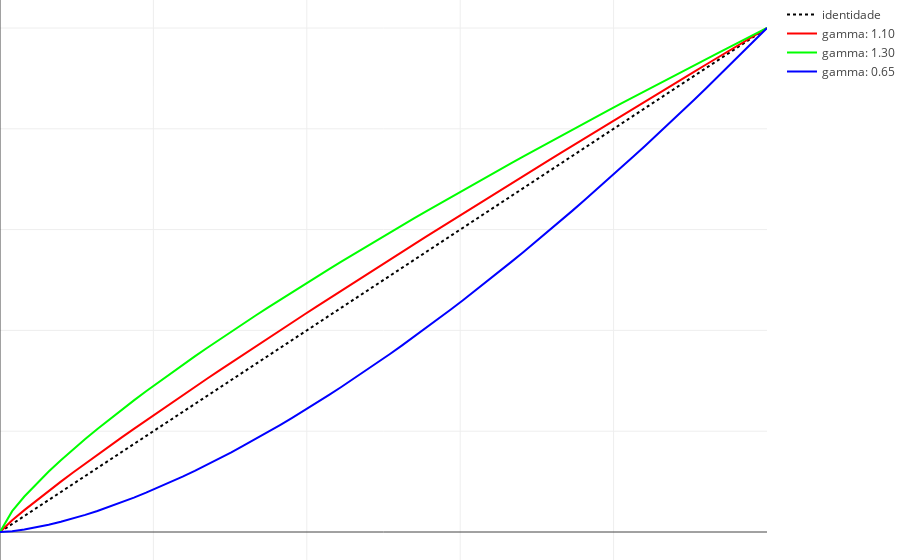

The notebook cell saved with this chart:
### Markdown cell above
## 2. Gamma
---
Operador de *gamma*, definido por:
$$
\large g(u)=u^{\frac{1}{\gamma}}
$$
sendo,
- $\gamma$ = Coeficiente da operação.

### Code cell
%%time
N = 64
### Índices
i = [i for i in range(N)]
indice = ['índice {0}'.format(a) for a in i]
### Tabela de valores por eixo
u = np.array(i)/(N - 1)
gammaR = 1.10
Rs = u**(1/gammaR)
gammaG = 1.30
Gs = u**(1/gammaG)
gammaB = 0.65
Bs = u**(1/gammaB)
### Visualização
iden = Scatter(x = u,
               y = u,
               name = 'identidade',
               line = {'dash': 'dot'},
               hovertext = indice,
               marker = {'symbol': 'none',
                         'size': 6,
                         'color': 'rgb(0, 0, 0)'})
verm = Scatter(x = u,
               y = Rs,
               name = 'gamma: {0:.2f}'.format(gammaR),
               line = {'dash': 'line'},
               hovertext = indice,
               marker = {'symbol': 'none',
                         'size': 6,
                         'color': 'rgb(255, 0, 0)'})
verd = Scatter(x = u,
               y = Gs,
               name = 'gamma: {0:.2f}'.format(gammaG),
               line = {'dash': 'line'},
               hovertext = indice,
               marker = {'symbol': 'none',
                         'size': 6,
                         'color': 'rgb(0, 255, 0)'})
azul = Scatter(x = u,
               y = Bs,
               name = 'gamma: {0:.2f}'.format(gammaB),
               line = {'dash': 'line'},
               hovertext = indice,
               marker = {'symbol': 'none',
                         'size': 6,
                         'color': 'rgb(0, 0, 255)'})
gammaOP = [iden, verm, verd, azul]
layout = Layout(margin = {'l': 0, 'r': 0, 'b': 0, 't':0}, showlegend = True)
fig = Figure(data = gammaOP, layout = layout)
iplot(fig, filename = 'LUT1D_scoGAMMA', show_link = False)

### Figure 1 — Plotly figure (JSON) as saved in the notebook; plotly's stock layout.template omitted (floating-point values rounded to 4 significant figures)
{"data": [{"hovertext": ["índice 0", "índice 1", "índice 2", "índice 3", "índice 4", "índice 5", "índice 6", "índice 7", "índice 8", "índice 9", "índice 10", "índice 11", "índice 12", "índice 13", "índice 14", "índice 15", "índice 16", "índice 17", "índice 18", "índice 19", "índice 20", "índice 21", "índice 22", "índice 23", "índice 24", "índice 25", "índice 26", "índice 27", "índice 28", "índice 29", "índice 30", "índice 31", "índice 32", "índice 33", "índice 34", "índice 35", "índice 36", "índice 37", "índice 38", "índice 39", "índice 40", "índice 41", "índice 42", "índice 43", "índice 44", "índice 45", "índice 46", "índice 47", "índice 48", "índice 49", "índice 50", "índice 51", "índice 52", "índice 53", "índice 54", "índice 55", "índice 56", "índice 57", "índice 58", "índice 59", "índice 60", "índice 61", "índice 62", "índice 63"], "line": {"dash": "dot"}, "marker": {"color": "rgb(0, 0, 0)", "size": 6, "symbol": "none"}, "name": "identidade", "type": "scatter", "x": [0, 0.01587, 0.03175, 0.04762, 0.06349, 0.07937, 0.09524, 0.1111, 0.127, 0.1429, 0.1587, 0.1746, 0.1905, 0.2063, 0.2222, 0.2381, 0.254, 0.2698, 0.2857, 0.3016, 0.3175, 0.3333, 0.3492, 0.3651, 0.381, 0.3968, 0.4127, 0.4286, 0.4444, 0.4603, 0.4762, 0.4921, 0.5079, 0.5238, 0.5397, 0.5556, 0.5714, 0.5873, 0.6032, 0.619, 0.6349, 0.6508, 0.6667, 0.6825, 0.6984, 0.7143, 0.7302, 0.746, 0.7619, 0.7778, 0.7937, 0.8095, 0.8254, 0.8413, 0.8571, 0.873, 0.8889, 0.9048, 0.9206, 0.9365, 0.9524, 0.9683, 0.9841, 1], "y": [0, 0.01587, 0.03175, 0.04762, 0.06349, 0.07937, 0.09524, 0.1111, 0.127, 0.1429, 0.1587, 0.1746, 0.1905, 0.2063, 0.2222, 0.2381, 0.254, 0.2698, 0.2857, 0.3016, 0.3175, 0.3333, 0.3492, 0.3651, 0.381, 0.3968, 0.4127, 0.4286, 0.4444, 0.4603, 0.4762, 0.4921, 0.5079, 0.5238, 0.5397, 0.5556, 0.5714, 0.5873, 0.6032, 0.619, 0.6349, 0.6508, 0.6667, 0.6825, 0.6984, 0.7143, 0.7302, 0.746, 0.7619, 0.7778, 0.7937, 0.8095, 0.8254, 0.8413, 0.8571, 0.873, 0.8889, 0.9048, 0.9206, 0.9365, 0.9524, 0.9683, 0.9841, 1]}, {"hovertext": ["índice 0", "índice 1", "índice 2", "índice 3", "índice 4", "índice 5", "índice 6", "índice 7", "índice 8", "índice 9", "índice 10", "índice 11", "índice 12", "índice 13", "índice 14", "índice 15", "índice 16", "índice 17", "índice 18", "índice 19", "índice 20", "índice 21", "índice 22", "índice 23", "índice 24", "índice 25", "índice 26", "índice 27", "índice 28", "índice 29", "índice 30", "índice 31", "índice 32", "índice 33", "índice 34", "índice 35", "índice 36", "índice 37", "índice 38", "índice 39", "índice 40", "índice 41", "índice 42", "índice 43", "índice 44", "índice 45", "índice 46", "índice 47", "índice 48", "índice 49", "índice 50", "índice 51", "índice 52", "índice 53", "índice 54", "índice 55", "índice 56", "índice 57", "índice 58", "índice 59", "índice 60", "índice 61", "índice 62", "índice 63"], "line": {"dash": "line"}, "marker": {"color": "rgb(255, 0, 0)", "size": 6, "symbol": "none"}, "name": "gamma: 1.10", "type": "scatter", "x": [0, 0.01587, 0.03175, 0.04762, 0.06349, 0.07937, 0.09524, 0.1111, 0.127, 0.1429, 0.1587, 0.1746, 0.1905, 0.2063, 0.2222, 0.2381, 0.254, 0.2698, 0.2857, 0.3016, 0.3175, 0.3333, 0.3492, 0.3651, 0.381, 0.3968, 0.4127, 0.4286, 0.4444, 0.4603, 0.4762, 0.4921, 0.5079, 0.5238, 0.5397, 0.5556, 0.5714, 0.5873, 0.6032, 0.619, 0.6349, 0.6508, 0.6667, 0.6825, 0.6984, 0.7143, 0.7302, 0.746, 0.7619, 0.7778, 0.7937, 0.8095, 0.8254, 0.8413, 0.8571, 0.873, 0.8889, 0.9048, 0.9206, 0.9365, 0.9524, 0.9683, 0.9841, 1], "y": [0, 0.02313, 0.04344, 0.0628, 0.08158, 0.09992, 0.1179, 0.1357, 0.1532, 0.1705, 0.1876, 0.2046, 0.2215, 0.2382, 0.2548, 0.2713, 0.2877, 0.304, 0.3202, 0.3363, 0.3524, 0.3683, 0.3843, 0.4001, 0.4159, 0.4316, 0.4473, 0.4629, 0.4784, 0.494, 0.5094, 0.5248, 0.5402, 0.5555, 0.5708, 0.586, 0.6013, 0.6164, 0.6315, 0.6466, 0.6617, 0.6767, 0.6917, 0.7067, 0.7216, 0.7365, 0.7513, 0.7662, 0.781, 0.7958, 0.8105, 0.8252, 0.8399, 0.8546, 0.8692, 0.8839, 0.8985, 0.913, 0.9276, 0.9421, 0.9566, 0.9711, 0.9856, 1]}, {"hovertext": ["índice 0", "índice 1", "índice 2", "índice 3", "índice 4", "índice 5", "índice 6", "índice 7", "índice 8", "índice 9", "índice 10", "índice 11", "índice 12", "índice 13", "índice 14", "índice 15", "índice 16", "índice 17", "índice 18", "índice 19", "índice 20", "índice 21", "índice 22", "índice 23", "índice 24", "índice 25", "índice 26", "índice 27", "índice 28", "índice 29", "índice 30", "índice 31", "índice 32", "índice 33", "índice 34", "índice 35", "índice 36", "índice 37", "índice 38", "índice 39", "índice 40", "índice 41", "índice 42", "índice 43", "índice 44", "índice 45", "índice 46", "índice 47", "índice 48", "índice 49", "índice 50", "índice 51", "índice 52", "índice 53", "índice 54", "índice 55", "índice 56", "índice 57", "índice 58", "índice 59", "índice 60", "índice 61", "índice 62", "índice 63"], "line": {"dash": "line"}, "marker": {"color": "rgb(0, 255, 0)", "size": 6, "symbol": "none"}, "name": "gamma: 1.30", "type": "scatter", "x": [0, 0.01587, 0.03175, 0.04762, 0.06349, 0.07937, 0.09524, 0.1111, 0.127, 0.1429, 0.1587, 0.1746, 0.1905, 0.2063, 0.2222, 0.2381, 0.254, 0.2698, 0.2857, 0.3016, 0.3175, 0.3333, 0.3492, 0.3651, 0.381, 0.3968, 0.4127, 0.4286, 0.4444, 0.4603, 0.4762, 0.4921, 0.5079, 0.5238, 0.5397, 0.5556, 0.5714, 0.5873, 0.6032, 0.619, 0.6349, 0.6508, 0.6667, 0.6825, 0.6984, 0.7143, 0.7302, 0.746, 0.7619, 0.7778, 0.7937, 0.8095, 0.8254, 0.8413, 0.8571, 0.873, 0.8889, 0.9048, 0.9206, 0.9365, 0.9524, 0.9683, 0.9841, 1], "y": [0, 0.04129, 0.07038, 0.09614, 0.12, 0.1424, 0.1639, 0.1845, 0.2044, 0.2238, 0.2427, 0.2612, 0.2793, 0.297, 0.3144, 0.3316, 0.3484, 0.3651, 0.3815, 0.3977, 0.4137, 0.4295, 0.4452, 0.4607, 0.476, 0.4912, 0.5062, 0.5211, 0.5359, 0.5506, 0.5651, 0.5796, 0.5939, 0.6081, 0.6222, 0.6363, 0.6502, 0.6641, 0.6778, 0.6915, 0.7051, 0.7186, 0.7321, 0.7454, 0.7587, 0.772, 0.7851, 0.7982, 0.8112, 0.8242, 0.8371, 0.85, 0.8628, 0.8755, 0.8882, 0.9008, 0.9134, 0.9259, 0.9384, 0.9508, 0.9632, 0.9755, 0.9878, 1]}, {"hovertext": ["índice 0", "índice 1", "índice 2", "índice 3", "índice 4", "índice 5", "índice 6", "índice 7", "índice 8", "índice 9", "índice 10", "índice 11", "índice 12", "índice 13", "índice 14", "índice 15", "índice 16", "índice 17", "índice 18", "índice 19", "índice 20", "índice 21", "índice 22", "índice 23", "índice 24", "índice 25", "índice 26", "índice 27", "índice 28", "índice 29", "índice 30", "índice 31", "índice 32", "índice 33", "índice 34", "índice 35", "índice 36", "índice 37", "índice 38", "índice 39", "índice 40", "índice 41", "índice 42", "índice 43", "índice 44", "índice 45", "índice 46", "índice 47", "índice 48", "índice 49", "índice 50", "índice 51", "índice 52", "índice 53", "índice 54", "índice 55", "índice 56", "índice 57", "índice 58", "índice 59", "índice 60", "índice 61", "índice 62", "índice 63"], "line": {"dash": "line"}, "marker": {"color": "rgb(0, 0, 255)", "size": 6, "symbol": "none"}, "name": "gamma: 0.65", "type": "scatter", "x": [0, 0.01587, 0.03175, 0.04762, 0.06349, 0.07937, 0.09524, 0.1111, 0.127, 0.1429, 0.1587, 0.1746, 0.1905, 0.2063, 0.2222, 0.2381, 0.254, 0.2698, 0.2857, 0.3016, 0.3175, 0.3333, 0.3492, 0.3651, 0.381, 0.3968, 0.4127, 0.4286, 0.4444, 0.4603, 0.4762, 0.4921, 0.5079, 0.5238, 0.5397, 0.5556, 0.5714, 0.5873, 0.6032, 0.619, 0.6349, 0.6508, 0.6667, 0.6825, 0.6984, 0.7143, 0.7302, 0.746, 0.7619, 0.7778, 0.7937, 0.8095, 0.8254, 0.8413, 0.8571, 0.873, 0.8889, 0.9048, 0.9206, 0.9365, 0.9524, 0.9683, 0.9841, 1], "y": [0, 0.001705, 0.004953, 0.009243, 0.01439, 0.02028, 0.02685, 0.03404, 0.0418, 0.0501, 0.05892, 0.06822, 0.07799, 0.08822, 0.09887, 0.1099, 0.1214, 0.1333, 0.1455, 0.1582, 0.1711, 0.1845, 0.1982, 0.2122, 0.2266, 0.2412, 0.2563, 0.2716, 0.2872, 0.3031, 0.3194, 0.3359, 0.3527, 0.3698, 0.3872, 0.4048, 0.4228, 0.441, 0.4594, 0.4782, 0.4972, 0.5164, 0.5359, 0.5557, 0.5757, 0.5959, 0.6164, 0.6372, 0.6581, 0.6793, 0.7008, 0.7225, 0.7444, 0.7665, 0.7889, 0.8115, 0.8343, 0.8573, 0.8805, 0.904, 0.9277, 0.9516, 0.9757, 1]}], "layout": {"margin": {"b": 0, "l": 0, "r": 0, "t": 0}, "showlegend": true}}
